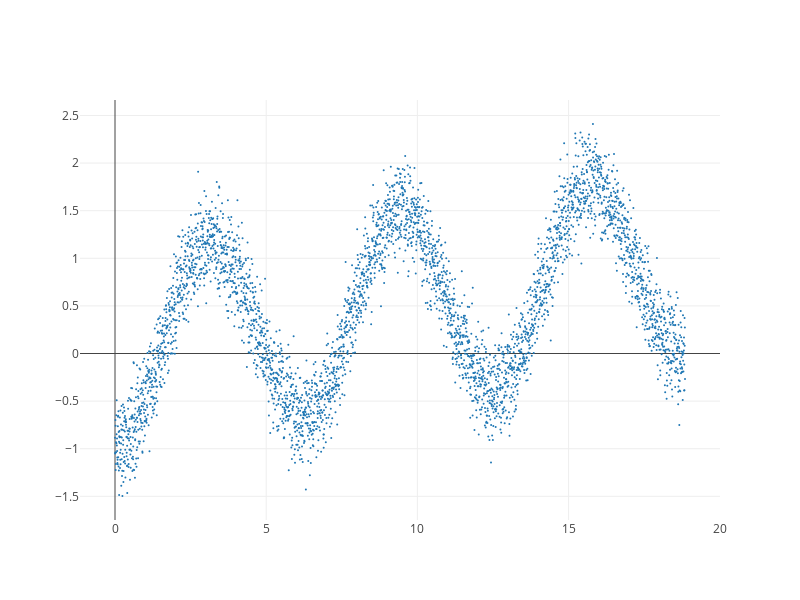

Here is the notebook cell this chart was saved with:
### Code cell
mychart(x,y)

### Figure 1 — Plotly figure (JSON) as saved in the notebook; plotly's stock layout.template omitted (floating-point values rounded to 4 significant figures; data arrays with more than 128 entries replaced by an {"elided": "..."} marker saying what was removed)
{"data": [{"marker": {"size": 2}, "mode": "markers", "type": "scatter", "uid": "cb0e1d94-be76-11e8-a0fa-032da0b1ce8c", "x": {"elided": "4000 float values"}, "y": {"elided": "4000 float values"}}], "layout": {"autosize": false, "height": 600, "width": 800, "yaxis": {"autorange": true}}}
